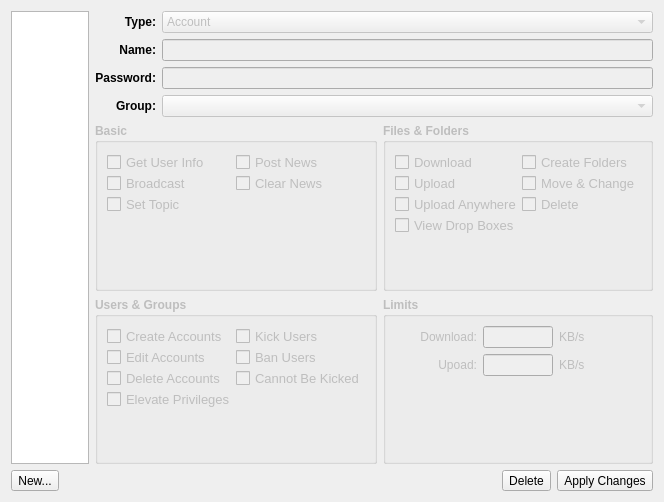
<?xml version="1.0" encoding="UTF-8"?>
<ui version="4.0">
 <class>QwcAccountsWidget</class>
 <widget class="QWidget" name="QwcAccountsWidget">
  <property name="geometry">
   <rect>
    <x>0</x>
    <y>0</y>
    <width>664</width>
    <height>502</height>
   </rect>
  </property>
  <property name="windowTitle">
   <string>Accounts</string>
  </property>
  <layout class="QHBoxLayout">
   <item>
    <layout class="QVBoxLayout">
     <item>
      <widget class="QListWidget" name="fList"/>
     </item>
     <item>
      <layout class="QHBoxLayout">
       <item>
        <widget class="QToolButton" name="fBtnNew">
         <property name="text">
          <string>New...</string>
         </property>
        </widget>
       </item>
       <item>
        <spacer>
         <property name="orientation">
          <enum>Qt::Horizontal</enum>
         </property>
         <property name="sizeHint" stdset="0">
          <size>
           <width>40</width>
           <height>20</height>
          </size>
         </property>
        </spacer>
       </item>
      </layout>
     </item>
    </layout>
   </item>
   <item>
    <layout class="QVBoxLayout">
     <item>
      <layout class="QGridLayout">
       <item row="0" column="0">
        <widget class="QLabel" name="label">
         <property name="font">
          <font>
           <weight>75</weight>
           <bold>true</bold>
          </font>
         </property>
         <property name="text">
          <string>Type:</string>
         </property>
         <property name="alignment">
          <set>Qt::AlignRight|Qt::AlignTrailing|Qt::AlignVCenter</set>
         </property>
        </widget>
       </item>
       <item row="0" column="1">
        <widget class="QComboBox" name="fType">
         <property name="enabled">
          <bool>false</bool>
         </property>
         <item>
          <property name="text">
           <string>Account</string>
          </property>
          <property name="icon">
           <iconset resource="application.qrc">
            <normaloff>:/icons/icon_account.png</normaloff>:/icons/icon_account.png</iconset>
          </property>
         </item>
         <item>
          <property name="text">
           <string>Group</string>
          </property>
          <property name="icon">
           <iconset resource="application.qrc">
            <normaloff>:/icons/icon_accountgroup.png</normaloff>:/icons/icon_accountgroup.png</iconset>
          </property>
         </item>
        </widget>
       </item>
       <item row="1" column="0">
        <widget class="QLabel" name="label_2">
         <property name="font">
          <font>
           <weight>75</weight>
           <bold>true</bold>
          </font>
         </property>
         <property name="text">
          <string>Name:</string>
         </property>
         <property name="alignment">
          <set>Qt::AlignRight|Qt::AlignTrailing|Qt::AlignVCenter</set>
         </property>
        </widget>
       </item>
       <item row="1" column="1">
        <widget class="QLineEdit" name="fName">
         <property name="enabled">
          <bool>false</bool>
         </property>
        </widget>
       </item>
       <item row="2" column="0">
        <widget class="QLabel" name="label_3">
         <property name="font">
          <font>
           <weight>75</weight>
           <bold>true</bold>
          </font>
         </property>
         <property name="text">
          <string>Password:</string>
         </property>
         <property name="alignment">
          <set>Qt::AlignRight|Qt::AlignTrailing|Qt::AlignVCenter</set>
         </property>
        </widget>
       </item>
       <item row="2" column="1">
        <widget class="QLineEdit" name="fPassword">
         <property name="enabled">
          <bool>false</bool>
         </property>
         <property name="echoMode">
          <enum>QLineEdit::Password</enum>
         </property>
        </widget>
       </item>
       <item row="3" column="0">
        <widget class="QLabel" name="label_4">
         <property name="font">
          <font>
           <weight>75</weight>
           <bold>true</bold>
          </font>
         </property>
         <property name="text">
          <string>Group:</string>
         </property>
         <property name="alignment">
          <set>Qt::AlignRight|Qt::AlignTrailing|Qt::AlignVCenter</set>
         </property>
        </widget>
       </item>
       <item row="3" column="1">
        <widget class="QComboBox" name="fGroup">
         <property name="enabled">
          <bool>false</bool>
         </property>
        </widget>
       </item>
      </layout>
     </item>
     <item>
      <layout class="QGridLayout">
       <item row="0" column="0">
        <widget class="QGroupBox" name="fGroupBasic">
         <property name="enabled">
          <bool>false</bool>
         </property>
         <property name="font">
          <font>
           <weight>75</weight>
           <bold>true</bold>
          </font>
         </property>
         <property name="title">
          <string>Basic</string>
         </property>
         <layout class="QHBoxLayout">
          <property name="spacing">
           <number>2</number>
          </property>
          <item>
           <layout class="QGridLayout">
            <property name="spacing">
             <number>0</number>
            </property>
            <item row="0" column="0">
             <widget class="QCheckBox" name="fBasicGetUserInfo">
              <property name="font">
               <font>
                <pointsize>10</pointsize>
                <weight>50</weight>
                <bold>false</bold>
               </font>
              </property>
              <property name="text">
               <string>Get User Info</string>
              </property>
             </widget>
            </item>
            <item row="0" column="1">
             <widget class="QCheckBox" name="fBasicPostNews">
              <property name="font">
               <font>
                <pointsize>10</pointsize>
                <weight>50</weight>
                <bold>false</bold>
               </font>
              </property>
              <property name="text">
               <string>Post News</string>
              </property>
             </widget>
            </item>
            <item row="1" column="0">
             <widget class="QCheckBox" name="fBasicBroadcast">
              <property name="font">
               <font>
                <pointsize>10</pointsize>
                <weight>50</weight>
                <bold>false</bold>
               </font>
              </property>
              <property name="text">
               <string>Broadcast</string>
              </property>
             </widget>
            </item>
            <item row="1" column="1">
             <widget class="QCheckBox" name="fBasicClearNews">
              <property name="font">
               <font>
                <pointsize>10</pointsize>
                <weight>50</weight>
                <bold>false</bold>
               </font>
              </property>
              <property name="text">
               <string>Clear News</string>
              </property>
             </widget>
            </item>
            <item row="2" column="0">
             <widget class="QCheckBox" name="fBasicSetTopic">
              <property name="font">
               <font>
                <pointsize>10</pointsize>
                <weight>50</weight>
                <bold>false</bold>
               </font>
              </property>
              <property name="text">
               <string>Set Topic</string>
              </property>
             </widget>
            </item>
            <item row="3" column="0">
             <spacer>
              <property name="orientation">
               <enum>Qt::Vertical</enum>
              </property>
              <property name="sizeHint" stdset="0">
               <size>
                <width>0</width>
                <height>0</height>
               </size>
              </property>
             </spacer>
            </item>
           </layout>
          </item>
         </layout>
        </widget>
       </item>
       <item row="0" column="1">
        <widget class="QGroupBox" name="fGroupFiles">
         <property name="enabled">
          <bool>false</bool>
         </property>
         <property name="font">
          <font>
           <weight>75</weight>
           <bold>true</bold>
          </font>
         </property>
         <property name="title">
          <string>Files &amp;&amp; Folders</string>
         </property>
         <layout class="QHBoxLayout">
          <property name="spacing">
           <number>2</number>
          </property>
          <item>
           <layout class="QGridLayout">
            <property name="spacing">
             <number>0</number>
            </property>
            <item row="0" column="0" rowspan="2">
             <widget class="QCheckBox" name="fFilesDownload">
              <property name="font">
               <font>
                <pointsize>10</pointsize>
                <weight>50</weight>
                <bold>false</bold>
               </font>
              </property>
              <property name="text">
               <string>Download</string>
              </property>
             </widget>
            </item>
            <item row="0" column="1">
             <widget class="QCheckBox" name="fFilesCreateFolders">
              <property name="font">
               <font>
                <pointsize>10</pointsize>
                <weight>50</weight>
                <bold>false</bold>
               </font>
              </property>
              <property name="text">
               <string>Create Folders</string>
              </property>
             </widget>
            </item>
            <item row="1" column="1" rowspan="3">
             <widget class="QCheckBox" name="fFilesMoveChange">
              <property name="font">
               <font>
                <pointsize>10</pointsize>
                <weight>50</weight>
                <bold>false</bold>
               </font>
              </property>
              <property name="text">
               <string>Move &amp;&amp; Change</string>
              </property>
             </widget>
            </item>
            <item row="2" column="0">
             <widget class="QCheckBox" name="fFilesUpload">
              <property name="font">
               <font>
                <pointsize>10</pointsize>
                <weight>50</weight>
                <bold>false</bold>
               </font>
              </property>
              <property name="text">
               <string>Upload</string>
              </property>
             </widget>
            </item>
            <item row="3" column="0" rowspan="2">
             <widget class="QCheckBox" name="fFilesUploadAnywhere">
              <property name="font">
               <font>
                <pointsize>10</pointsize>
                <weight>50</weight>
                <bold>false</bold>
               </font>
              </property>
              <property name="text">
               <string>Upload Anywhere</string>
              </property>
             </widget>
            </item>
            <item row="4" column="1">
             <widget class="QCheckBox" name="fFilesDelete">
              <property name="font">
               <font>
                <pointsize>10</pointsize>
                <weight>50</weight>
                <bold>false</bold>
               </font>
              </property>
              <property name="text">
               <string>Delete</string>
              </property>
             </widget>
            </item>
            <item row="5" column="0">
             <widget class="QCheckBox" name="fFilesViewDropBoxes">
              <property name="font">
               <font>
                <pointsize>10</pointsize>
                <weight>50</weight>
                <bold>false</bold>
               </font>
              </property>
              <property name="text">
               <string>View Drop Boxes</string>
              </property>
             </widget>
            </item>
            <item row="6" column="0">
             <spacer>
              <property name="orientation">
               <enum>Qt::Vertical</enum>
              </property>
              <property name="sizeHint" stdset="0">
               <size>
                <width>0</width>
                <height>0</height>
               </size>
              </property>
             </spacer>
            </item>
           </layout>
          </item>
         </layout>
        </widget>
       </item>
       <item row="1" column="0">
        <widget class="QGroupBox" name="fGroupAdmin">
         <property name="enabled">
          <bool>false</bool>
         </property>
         <property name="font">
          <font>
           <weight>75</weight>
           <bold>true</bold>
          </font>
         </property>
         <property name="title">
          <string>Users &amp;&amp; Groups</string>
         </property>
         <layout class="QHBoxLayout">
          <property name="spacing">
           <number>2</number>
          </property>
          <item>
           <layout class="QGridLayout">
            <property name="spacing">
             <number>0</number>
            </property>
            <item row="0" column="0">
             <widget class="QCheckBox" name="fUsersCreate">
              <property name="font">
               <font>
                <pointsize>10</pointsize>
                <weight>50</weight>
                <bold>false</bold>
               </font>
              </property>
              <property name="text">
               <string>Create Accounts</string>
              </property>
             </widget>
            </item>
            <item row="0" column="1">
             <widget class="QCheckBox" name="fUsersKick">
              <property name="font">
               <font>
                <pointsize>10</pointsize>
                <weight>50</weight>
                <bold>false</bold>
               </font>
              </property>
              <property name="text">
               <string>Kick Users</string>
              </property>
             </widget>
            </item>
            <item row="1" column="0">
             <widget class="QCheckBox" name="fUsersEdit">
              <property name="font">
               <font>
                <pointsize>10</pointsize>
                <weight>50</weight>
                <bold>false</bold>
               </font>
              </property>
              <property name="text">
               <string>Edit Accounts</string>
              </property>
             </widget>
            </item>
            <item row="1" column="1">
             <widget class="QCheckBox" name="fUsersBan">
              <property name="font">
               <font>
                <pointsize>10</pointsize>
                <weight>50</weight>
                <bold>false</bold>
               </font>
              </property>
              <property name="text">
               <string>Ban Users</string>
              </property>
             </widget>
            </item>
            <item row="2" column="0">
             <widget class="QCheckBox" name="fUsersDelete">
              <property name="font">
               <font>
                <pointsize>10</pointsize>
                <weight>50</weight>
                <bold>false</bold>
               </font>
              </property>
              <property name="text">
               <string>Delete Accounts</string>
              </property>
             </widget>
            </item>
            <item row="2" column="1">
             <widget class="QCheckBox" name="fUsersNoKick">
              <property name="font">
               <font>
                <pointsize>10</pointsize>
                <weight>50</weight>
                <bold>false</bold>
               </font>
              </property>
              <property name="text">
               <string>Cannot Be Kicked</string>
              </property>
             </widget>
            </item>
            <item row="3" column="0">
             <widget class="QCheckBox" name="fUsersElevate">
              <property name="font">
               <font>
                <pointsize>10</pointsize>
                <weight>50</weight>
                <bold>false</bold>
               </font>
              </property>
              <property name="text">
               <string>Elevate Privileges</string>
              </property>
             </widget>
            </item>
            <item row="4" column="0">
             <spacer>
              <property name="orientation">
               <enum>Qt::Vertical</enum>
              </property>
              <property name="sizeHint" stdset="0">
               <size>
                <width>0</width>
                <height>0</height>
               </size>
              </property>
             </spacer>
            </item>
           </layout>
          </item>
         </layout>
        </widget>
       </item>
       <item row="1" column="1">
        <widget class="QGroupBox" name="fGroupLimits">
         <property name="enabled">
          <bool>false</bool>
         </property>
         <property name="font">
          <font>
           <weight>75</weight>
           <bold>true</bold>
          </font>
         </property>
         <property name="title">
          <string>Limits</string>
         </property>
         <layout class="QGridLayout">
          <item row="0" column="0">
           <widget class="QLabel" name="label_5">
            <property name="sizePolicy">
             <sizepolicy hsizetype="Expanding" vsizetype="Preferred">
              <horstretch>0</horstretch>
              <verstretch>0</verstretch>
             </sizepolicy>
            </property>
            <property name="font">
             <font>
              <weight>50</weight>
              <bold>false</bold>
             </font>
            </property>
            <property name="text">
             <string>Download:</string>
            </property>
            <property name="alignment">
             <set>Qt::AlignRight|Qt::AlignTrailing|Qt::AlignVCenter</set>
            </property>
           </widget>
          </item>
          <item row="0" column="1">
           <widget class="QLineEdit" name="fLimitDown">
            <property name="minimumSize">
             <size>
              <width>60</width>
              <height>0</height>
             </size>
            </property>
            <property name="maximumSize">
             <size>
              <width>70</width>
              <height>16777215</height>
             </size>
            </property>
           </widget>
          </item>
          <item row="0" column="2">
           <widget class="QLabel" name="label_7">
            <property name="sizePolicy">
             <sizepolicy hsizetype="Expanding" vsizetype="Preferred">
              <horstretch>0</horstretch>
              <verstretch>0</verstretch>
             </sizepolicy>
            </property>
            <property name="font">
             <font>
              <weight>50</weight>
              <bold>false</bold>
             </font>
            </property>
            <property name="text">
             <string>KB/s</string>
            </property>
           </widget>
          </item>
          <item row="1" column="0">
           <widget class="QLabel" name="label_6">
            <property name="sizePolicy">
             <sizepolicy hsizetype="Expanding" vsizetype="Preferred">
              <horstretch>0</horstretch>
              <verstretch>0</verstretch>
             </sizepolicy>
            </property>
            <property name="font">
             <font>
              <weight>50</weight>
              <bold>false</bold>
             </font>
            </property>
            <property name="text">
             <string>Upoad:</string>
            </property>
            <property name="alignment">
             <set>Qt::AlignRight|Qt::AlignTrailing|Qt::AlignVCenter</set>
            </property>
           </widget>
          </item>
          <item row="1" column="1">
           <widget class="QLineEdit" name="fLimitUp">
            <property name="minimumSize">
             <size>
              <width>60</width>
              <height>0</height>
             </size>
            </property>
            <property name="maximumSize">
             <size>
              <width>70</width>
              <height>16777215</height>
             </size>
            </property>
           </widget>
          </item>
          <item row="1" column="2">
           <widget class="QLabel" name="label_8">
            <property name="sizePolicy">
             <sizepolicy hsizetype="Expanding" vsizetype="Preferred">
              <horstretch>0</horstretch>
              <verstretch>0</verstretch>
             </sizepolicy>
            </property>
            <property name="font">
             <font>
              <weight>50</weight>
              <bold>false</bold>
             </font>
            </property>
            <property name="text">
             <string>KB/s</string>
            </property>
           </widget>
          </item>
          <item row="2" column="0">
           <spacer>
            <property name="orientation">
             <enum>Qt::Vertical</enum>
            </property>
            <property name="sizeHint" stdset="0">
             <size>
              <width>0</width>
              <height>0</height>
             </size>
            </property>
           </spacer>
          </item>
         </layout>
        </widget>
       </item>
      </layout>
     </item>
     <item>
      <layout class="QHBoxLayout">
       <item>
        <spacer>
         <property name="orientation">
          <enum>Qt::Horizontal</enum>
         </property>
         <property name="sizeHint" stdset="0">
          <size>
           <width>40</width>
           <height>20</height>
          </size>
         </property>
        </spacer>
       </item>
       <item>
        <widget class="QToolButton" name="fBtnDelete">
         <property name="text">
          <string>Delete</string>
         </property>
        </widget>
       </item>
       <item>
        <widget class="QToolButton" name="fBtnApply">
         <property name="text">
          <string>Apply Changes</string>
         </property>
        </widget>
       </item>
      </layout>
     </item>
    </layout>
   </item>
  </layout>
 </widget>
 <resources>
  <include location="application.qrc"/>
 </resources>
 <connections/>
</ui>
